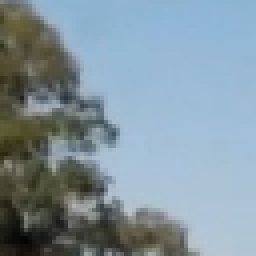
#> input picture color_spaces_examples/2.png, 64 x 64 px (shown 4 times larger)
$ python -i features.py   (imports and definitions only)
#> lines starting #> are read from the running program, lines starting #| are printed output that depends on the picture
### src/spatial_bin.py
import numpy as np
import cv2
import matplotlib.pyplot as plt
import matplotlib.image as mpimg

# Define a function to compute color histogram features
# Pass the color_space flag as 3-letter all caps string
# like 'HSV' or 'LUV' etc.
# KEEP IN MIND IF YOU DECIDE TO USE THIS FUNCTION LATER
# IN YOUR PROJECT THAT IF YOU READ THE IMAGE WITH
# cv2.imread() INSTEAD YOU START WITH BGR COLOR!
def bin_spatial(img, color_space='RGB', size=(32, 32)):
    # Convert image to new color space (if specified)
    if color_space != 'RGB':
        if color_space == 'HSV':
            color_space_image = cv2.cvtColor(img, cv2.COLOR_RGB2HSV)
        elif color_space == 'LUV':
            color_space_image = cv2.cvtColor(img, cv2.COLOR_RGB2LUV)
        elif color_space == 'HLS':
            color_space_image = cv2.cvtColor(img, cv2.COLOR_RGB2HLS)
        elif color_space == 'YUV':
            color_space_image = cv2.cvtColor(img, cv2.COLOR_RGB2YUV)
        elif color_space == 'YCrCb':
            color_space_image = cv2.cvtColor(img, cv2.COLOR_RGB2YCrCb)
    else:
        color_space_image = np.copy(img)

    # Use cv2.resize().ravel() to create the feature vector
    small_img = cv2.resize(color_space_image, size)
    features = small_img.ravel()
    # Return the feature vector
    return features

# [9 lines left out: function test, not called in this run]

#test()

### src/color_hist.py
import matplotlib.image as mpimg
import matplotlib.pyplot as plt
import numpy as np

# Define a function to compute color histogram features
def color_hist(img, nbins=32, bins_range=(0, 256)):
    # Compute the histogram of the color channels separately
    channel1_hist = np.histogram(img[:,:,0], bins=nbins, range=bins_range)
    channel2_hist = np.histogram(img[:,:,1], bins=nbins, range=bins_range)
    channel3_hist = np.histogram(img[:,:,2], bins=nbins, range=bins_range)

    # Generating bin centers
    bin_edges = channel1_hist[1]
    bin_centers = (bin_edges[1:]  + bin_edges[0:len(bin_edges)-1])/2

    # Concatenate the histograms into a single feature vector
    hist_features = np.concatenate((channel1_hist[0], channel2_hist[0], channel3_hist[0]))

    # Return the individual histograms, bin_centers and feature vector
    return channel1_hist, channel2_hist, channel3_hist, bin_centers, hist_features

# [23 lines left out: function test, not called in this run]

#test()

### src/hog.py
import matplotlib.image as mpimg
import matplotlib.pyplot as plt
import cv2
from skimage.feature import hog

def get_hog_features(img, orient, pix_per_cell, cell_per_block, vis=False, feature_vec=True):
    # Use skimage.hog() to get both features and a visualization
    if vis == True:
        features, hog_image = hog(img, orientations=orient, pixels_per_cell=(pix_per_cell, pix_per_cell), cells_per_block=(cell_per_block, cell_per_block), transform_sqrt=False, visualise=vis, feature_vector=feature_vec)
        return features, hog_image
    else:
        features = hog(img, orientations=orient, pixels_per_cell=(pix_per_cell, pix_per_cell), cells_per_block=(cell_per_block, cell_per_block), transform_sqrt=False, visualise=vis, feature_vector=feature_vec)
        return features

# [24 lines left out: function test, not called in this run]

#test()

### src/features.py
import numpy as np
import cv2
import time
import matplotlib.pyplot as plt
import matplotlib.image as mpimg
import glob
from sklearn.preprocessing import StandardScaler

from color_hist import color_hist
from spatial_bin import bin_spatial
from hog import get_hog_features

def convert_color(image, cspace='RGB'):
    # apply color conversion if other than 'RGB'
    if cspace != 'RGB':
        if cspace == 'HSV':
            color_space_image = cv2.cvtColor(image, cv2.COLOR_RGB2HSV)
        elif cspace == 'LUV':
            color_space_image = cv2.cvtColor(image, cv2.COLOR_RGB2LUV)
        elif cspace == 'HLS':
            color_space_image = cv2.cvtColor(image, cv2.COLOR_RGB2HLS)
        elif cspace == 'YUV':
            color_space_image = cv2.cvtColor(image, cv2.COLOR_RGB2YUV)
        elif cspace == 'YCrCb':
            color_space_image = cv2.cvtColor(image, cv2.COLOR_RGB2YCrCb)
    else:
        color_space_image = np.copy(image)

    return color_space_image

def extract_features_in_image(image, cspace='RGB', spatial_size=(32, 32),
                              hist_bins=32, hist_range=(0, 256),
                              orient=9, pix_per_cell=8, cell_per_block=2, hog_channel=0):

    # apply color conversion if other than 'RGB'
    color_space_image = convert_color(image, cspace=cspace)

    # Apply bin_spatial() to get spatial color features
    col_features = bin_spatial(color_space_image, color_space=cspace, size=spatial_size)

    # Apply color_hist() to get color histogram features
    channel1_hist, channel2_hist, channel3_hist, bin_centers, hist_features = color_hist(color_space_image, nbins=hist_bins, bins_range=hist_range)

    # Extract HOG features
    if hog_channel == 'ALL':
        hog_features = []
        # get hog features for all channels in the image
        for channel in range(color_space_image.shape[2]):
            hog_features_channel, hog_image_channel = get_hog_features(color_space_image[:, :, channel], orient,
                                                                       pix_per_cell, cell_per_block,
                                                                       vis=True, feature_vec=False)
            hog_features.extend(hog_features_channel)
    else:
        hog_features, hog_image = get_hog_features(color_space_image[:, :, hog_channel], orient,
                                                   pix_per_cell, cell_per_block,
                                                   vis=True, feature_vec=False)
    # process the hog_features
    hog_features = np.ravel(hog_features)

    # combine spatial colour and histogram features
    # print('col_features: ', col_features.shape)
    # print('hist_features: ', hist_features.shape)
    # print('hog_features: ', hog_features.shape)
    feature_list = np.concatenate((col_features, hist_features, hog_features))
    return feature_list

# [31 lines left out: functions extract_features, extract_features_from, not called in this run]

def vehicle_images_path():
    return '../vehicles/*/*.png'

def non_vehicle_images_path():
    return '../non-vehicles/*/*.png'

# [83 lines left out: functions extract_vehicle_features, extract_non_vehicle_features, normalize_features, get_features_and_labels, test, not called in this run]

#test()

>>> import cv2
>>> picture = cv2.cvtColor(cv2.imread('../color_spaces_examples/2.png'), cv2.COLOR_BGR2RGB)
>>> result = extract_features_in_image(picture)
#> in bin_spatial, `small_img = cv2.resize(color_space_image, size)`:
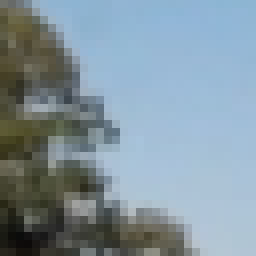
#> small_img: shape (32, 32, 3) (shown 8 times larger); mean R, G, B 130.1, 148.1, 158.5
#> in bin_spatial, `features = small_img.ravel()`: features = 3072 values, max 219 at index 1685, min 9 at index 2891, mean 145.6
#> in extract_features_in_image, `col_features = bin_spatial(color_space_image, color_space=cspace, size..`: col_features has the same summary as features in bin_spatial
#> in color_hist, `bin_edges = channel1_hist[1]`: bin_edges = 33 values from 0 to 256
#> in color_hist, `bin_centers = (bin_edges[1:]  + bin_edges[0:len(bin_edges)-1])/2`: bin_centers = 32 values from 4 to 252
#> in color_hist, `hist_features = np.concatenate((channel1_hist[0], channel2_hist[0], ch..`: hist_features = 96 values, max 1913 at index 90, min 0 at index 24, mean 128
#> in extract_features_in_image, `channel1_hist, channel2_hist, channel3_hist, bin_centers, hist_feature..`: bin_centers = 32 values from 4 to 252
#> in get_hog_features, `features, hog_image = hog(img, orientations=orient, pixels_per_cell=(p..`:
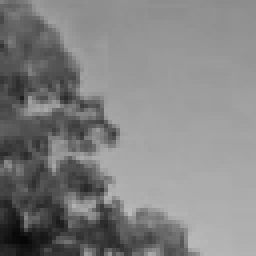
#> img: shape (64, 64) (shown 4 times larger); min 6, max 186, mean 130
#> in extract_features_in_image, `hog_features, hog_image = get_hog_features(color_space_image[:, :, hog..`:
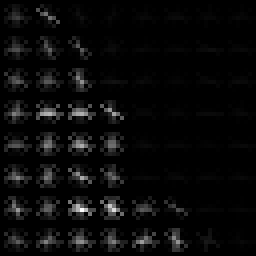
#> hog_image: shape (64, 64) float64 (shown 4 times larger); min 0, max 37.22, mean 1.4; drawn with min black and max white
#> in extract_features_in_image, `hog_features = np.ravel(hog_features)`: hog_features = 1764 values, max 0.458 at index 96, min 0 at index 64, mean 0.135
#> in extract_features_in_image, `feature_list = np.concatenate((col_features, hist_features, hog_featur..`: feature_list = 4932 values, max 1913 at index 3162, min 0 at index 3096, mean 93.22
#> result has the same summary as feature_list in extract_features_in_image

$ run again, on color_spaces_examples/25.png
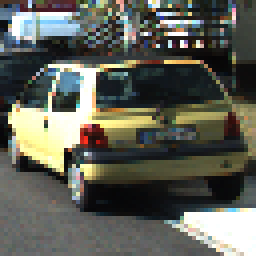
#> input picture color_spaces_examples/25.png, 64 x 64 px (shown 4 times larger)
#> in bin_spatial, `small_img = cv2.resize(color_space_image, size)`:
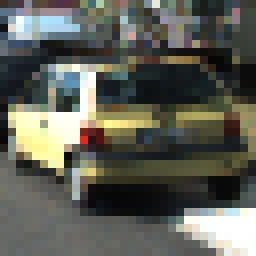
#> small_img: shape (32, 32, 3) (shown 8 times larger); mean R, G, B 94.5, 96.1, 86.7
#> features = 3072 values, max 255 at index 199, min 6 at index 751, mean 92.41
#> col_features has the same summary as features in bin_spatial
#> bin_edges = 33 values from 0 to 256
#> in color_hist, `bin_centers = (bin_edges[1:]  + bin_edges[0:len(bin_edges)-1])/2`: bin_centers = 32 values from 4 to 252
#> in color_hist, `hist_features = np.concatenate((channel1_hist[0], channel2_hist[0], ch..`: hist_features = 96 values, max 445 at index 31, min 17 at index 64, mean 128
#> in extract_features_in_image, `channel1_hist, channel2_hist, channel3_hist, bin_centers, hist_feature..`: bin_centers = 32 values from 4 to 252
#> in extract_features_in_image, `hog_features, hog_image = get_hog_features(color_space_image[:, :, hog..`:
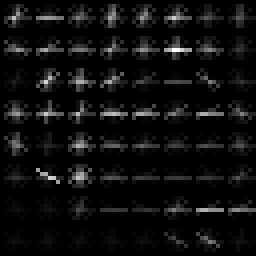
#> hog_image: shape (64, 64) float64 (shown 4 times larger); min 0, max 96.33, mean 5.5; drawn with min black and max white
#> hog_features = 1764 values, max 0.483 at index 1624, min 0 at index 573, mean 0.128
#> feature_list = 4932 values, max 445 at index 3103, min 0 at index 3741, mean 60.1
#> result has the same summary as feature_list in extract_features_in_image

$ run again, on color_spaces_examples/3.png
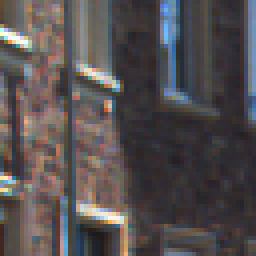
#> input picture color_spaces_examples/3.png, 64 x 64 px (shown 4 times larger)
#> features = 3072 values, max 248 at index 2634, min 27 at index 2821, mean 81.34
#> col_features has the same summary as features in bin_spatial
#> bin_edges = 33 values from 0 to 256
#> in color_hist, `bin_centers = (bin_edges[1:]  + bin_edges[0:len(bin_edges)-1])/2`: bin_centers = 32 values from 4 to 252
#> in color_hist, `hist_features = np.concatenate((channel1_hist[0], channel2_hist[0], ch..`: hist_features = 96 values, max 825 at index 70, min 0 at index 0, mean 128
#> in extract_features_in_image, `channel1_hist, channel2_hist, channel3_hist, bin_centers, hist_feature..`: bin_centers = 32 values from 4 to 252
#> in get_hog_features, `features, hog_image = hog(img, orientations=orient, pixels_per_cell=(p..`:
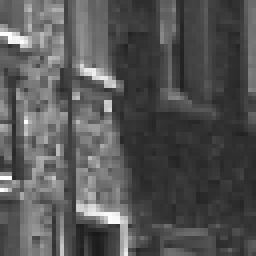
#> img: shape (64, 64) (shown 4 times larger); min 26, max 255, mean 84.7
#> in extract_features_in_image, `hog_features, hog_image = get_hog_features(color_space_image[:, :, hog..`:
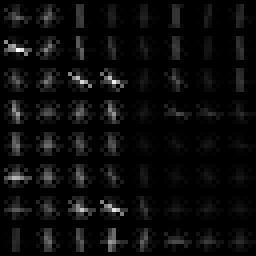
#> hog_image: shape (64, 64) float64 (shown 4 times larger); min 0, max 63.14, mean 2.9; drawn with min black and max white
#> hog_features = 1764 values, max 0.375 at index 72, min 0 at index 46, mean 0.139
#> feature_list = 4932 values, max 825 at index 3142, min 0 at index 3072, mean 53.2
#> result has the same summary as feature_list in extract_features_in_image

$ run again, on color_spaces_examples/31.png
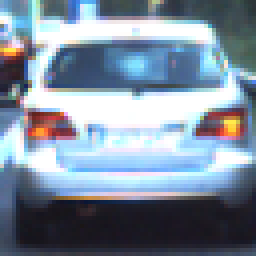
#> input picture color_spaces_examples/31.png, 64 x 64 px (shown 4 times larger)
#> features = 3072 values, max 255 at index 128, min 20 at index 2424, mean 141.8
#> col_features has the same summary as features in bin_spatial
#> bin_edges = 33 values from 0 to 256
#> in color_hist, `bin_centers = (bin_edges[1:]  + bin_edges[0:len(bin_edges)-1])/2`: bin_centers = 32 values from 4 to 252
#> in color_hist, `hist_features = np.concatenate((channel1_hist[0], channel2_hist[0], ch..`: hist_features = 96 values, max 1272 at index 95, min 0 at index 0, mean 128
#> in extract_features_in_image, `channel1_hist, channel2_hist, channel3_hist, bin_centers, hist_feature..`: bin_centers = 32 values from 4 to 252
#> in get_hog_features, `features, hog_image = hog(img, orientations=orient, pixels_per_cell=(p..`:
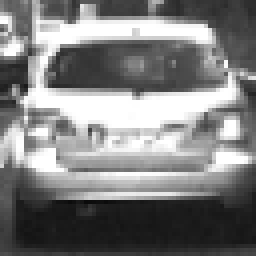
#> img: shape (64, 64) (shown 4 times larger); min 11, max 255, mean 126.3
#> in extract_features_in_image, `hog_features, hog_image = get_hog_features(color_space_image[:, :, hog..`:
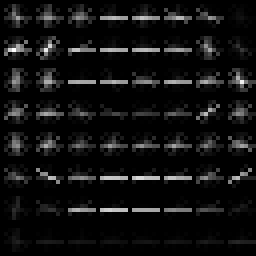
#> hog_image: shape (64, 64) float64 (shown 4 times larger); min 0, max 69.59, mean 4.6; drawn with min black and max white
#> hog_features = 1764 values, max 0.665 at index 1624, min 0 at index 68, mean 0.114
#> feature_list = 4932 values, max 1272 at index 3167, min 0 at index 3072, mean 90.89
#> result has the same summary as feature_list in extract_features_in_image
